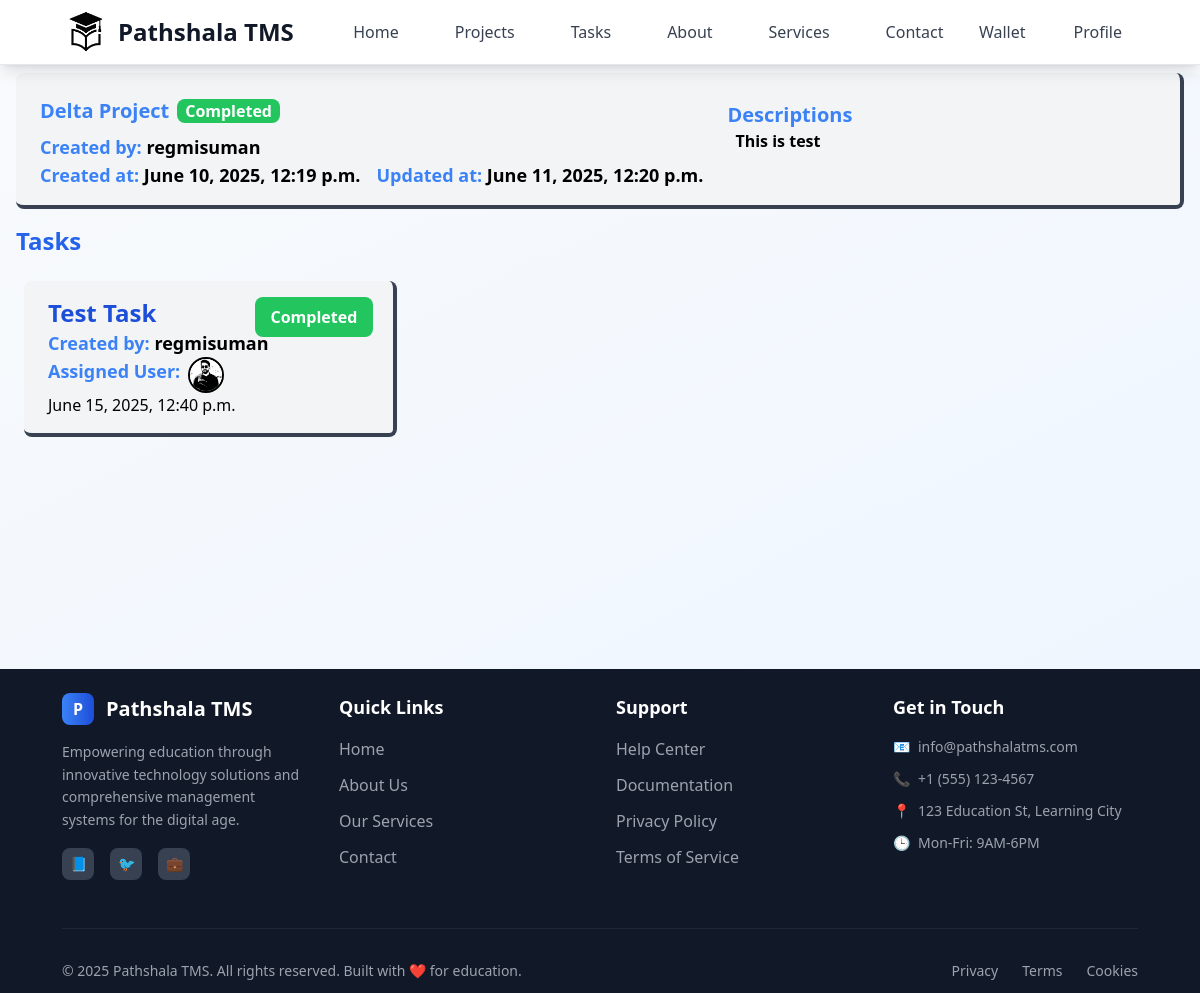
The app's page /employee/project-details/3/ (signed in), older data.
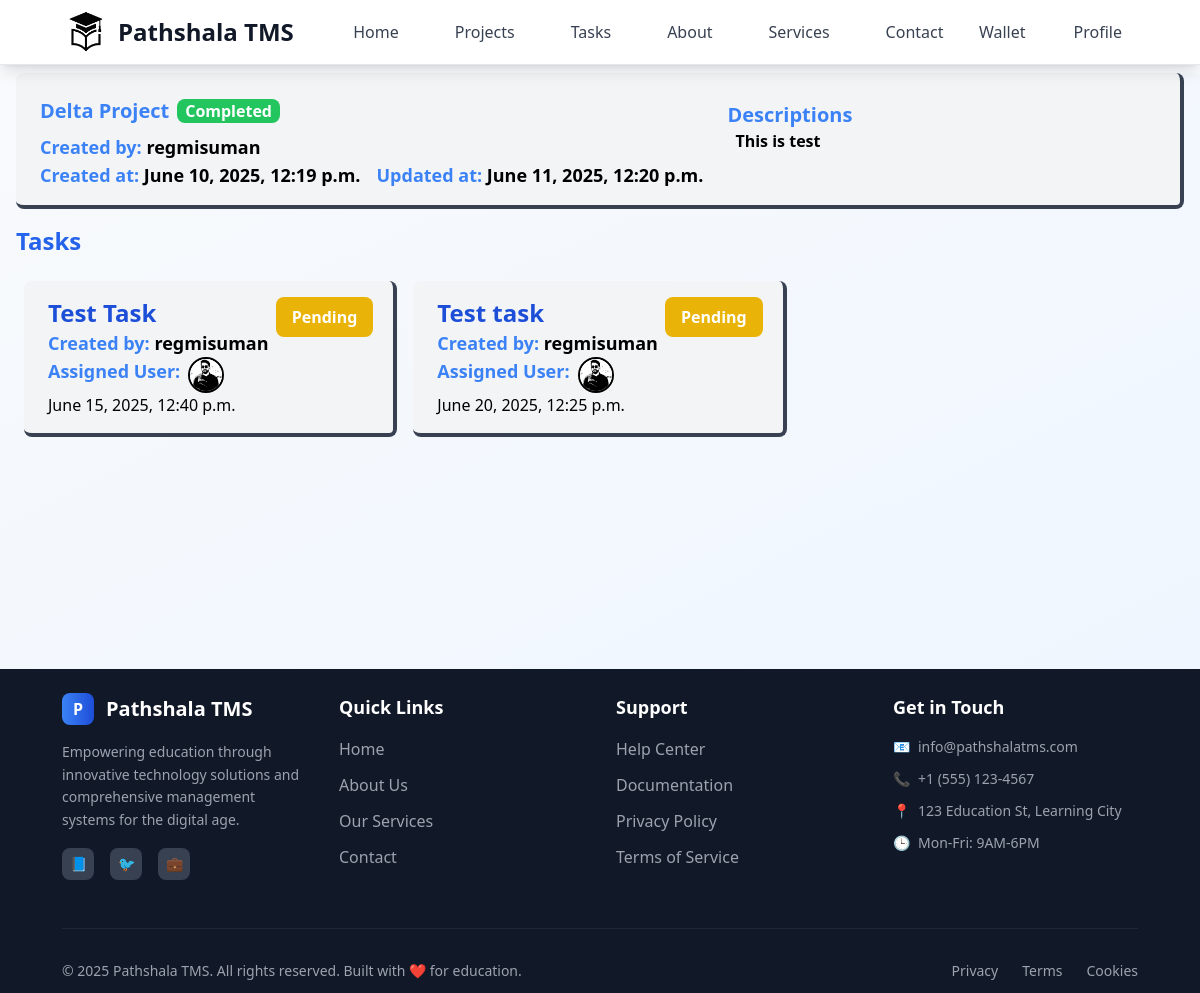
The same page, newer data.
### tasks/models.py (models this page shows)
class Task(models.Model):
    class StatusOptions(models.TextChoices):
        PENDING = "Pending", "Pending"
        IN_PROGRESS = "In Progress", "In Progress"
        COMPLETED = "Completed", "Completed"
        CANCELED = "Canceled", "Canceled"
    class TaskPriorityOptions(models.TextChoices):
        LOW = "Low", "Low"
        MEDIUM = "Medium", "Medium"
        HIGH = "High", "High"
    title = models.CharField(max_length=30)
    description = models.TextField(null=True, blank=True)
    user = models.ForeignKey(User, on_delete=models.CASCADE, related_name="tasks")
    project = models.ForeignKey(Project, on_delete=models.CASCADE)
    assigned_user = models.ForeignKey( User, on_delete=models.SET_NULL, related_name="assigned_tasks", null=True, blank=True)
    status = models.CharField(choices=StatusOptions, default=StatusOptions.PENDING, max_length=30)
    priority = models.CharField (choices=TaskPriorityOptions, default=TaskPriorityOptions.LOW, max_length=6)
    deadline = models.DateField(null=True, blank=True)
    created_at = models.DateTimeField(auto_now_add=True, editable=False)
    updated_at = models.DateTimeField(auto_now=True, editable=False)
    attachment = models.FileField(blank=True, null=True, upload_to=attachment_path)

### user/models.py (models this page shows)
class Profile(models.Model):
    class RoleOptions(models.TextChoices):
        ADMIN = 'admin', 'Admin'
        EMPLOYER = 'employer', 'Employer'
        EMPLOYEE = 'employee', 'Employee'
    class GenderOptions(models.TextChoices):
        MALE = 'male', 'Male'
        FEMALE = 'female', 'Female'
        OTHER = 'other', 'Other'
    user = models.OneToOneField(User, on_delete=models.CASCADE)
    dob = models.DateField(blank=True, null=True,)
    address = models.CharField(blank=True, null=True, max_length=100)
    phone = models.CharField(blank=True, null=True, max_length=10)
    role = models.CharField(choices=RoleOptions, default=RoleOptions.EMPLOYEE, max_length=10)
    gender = models.CharField(choices=GenderOptions, default=GenderOptions.MALE, max_length=6)
    image = models.FileField(upload_to="user_image", blank=True, null=True)

### projects/views.py (the view)
# urls.py: path("project-details/<int:id>/", employeeProjectDetails),
@login_required(login_url='/login')
def employeeProjectDetails(request, id):
    project = Project.objects.get(id=id)
    tasks = Task.objects.filter(assigned_user = request.user, project=project)
    return render(request, "pages/employee/project/project_details.html", {"project":project, "tasks":tasks})

### templates/pages/employee/project/project_details.html (shortened to what this page needs)
{% extends 'layouts/main.html' %}
{% block content %}
<div
  class="mx-4 flex space-x-6 space-y-3 relative bg-gray-100 border-b-4 border-r-4 border-gray-700 rounded-lg py-4 px-6 my-2">
  <div>
    <div class="flex gap-2">
    <div class="text-xl font-bold text-blue-500 my-2">{{ project.title }}</div>
        <span class="
        {% if project.status == 'Canceled' %} bg-red-500
        {% elif project.status == 'Completed' %} bg-green-500
        {% elif project.status == 'Pending' %} bg-yellow-500
        {% elif project.status == 'In Progress' %} bg-blue-700
        {% else %} bg-purple-500
        {% endif %}
          h-6 px-2 my-auto rounded-lg text-white font-bold">
      {{ project.status }}
    </span>
    </div>
    <div class="font-semibold text-lg">
      <span class="text-blue-500">Created by:</span> {{ project.user }}
    </div>
    <div class="flex gap-4 font-semibold text-lg">
      <div>
        <span class="text-blue-500">Created at:</span> {{ project.created_at }}
      </div>
      <div>
        <span class="text-blue-500">Updated at:</span> {{ project.updated_at }}
      </div>
    </div>
  </div>
  <div class="flex flex-col">
    <div class="font-semibold text-blue-500 text-xl">Descriptions</div>
    <div class="ms-2 font-semibold">{{ project.description }}</div>
  </div>
</div>
<div class="flex flex-col mx-2">
  <div class="flex p-2 mb-2 justify-between">
    <h1 class="text-blue-600 text-center text-2xl font-bold">Tasks</h1>
  </div>
  {% if tasks %}
  <div class="grid gap-4 grid-cols-1 md:grid-cols-2 lg:grid-cols-3 mx-4">
    {% for task in tasks %}
    <a href="/employee/task/{{task.id}}">
      <div
        class="relative bg-gray-100 hover:bg-gray-200 hover:scale-[102%] transition:ease-in-out duration-300 border-b-4 border-r-4 border-gray-700 rounded-lg py-4 px-6 my-2">
        <div>
          <div class="text-2xl font-bold text-blue-700">{{ task.title }}</div>
        </div>
        <span class="
                {% if task.status == 'Canceled' %} bg-red-500
                {% elif task.status == 'Completed' %} bg-green-500
                {% elif task.status == 'Pending' %} bg-yellow-500
                {% elif task.status == 'In Progress' %} bg-blue-700
                {% else %} bg-purple-500
                {% endif %}
                absolute top-0 right-5 z-5 px-4 py-2 rounded-lg text-white font-bold my-4">
          {{ task.status }}
        </span>
        <div class="text-lg font-semibold">
          <span class="text-blue-500">Created by: </span>{{ task.user }}
        </div>
        <div class="text-lg font-semibold flex gap-2">
          <span class="text-blue-500">Assigned User: </span>
          {%if task.assigned_user%}
          {%if task.assigned_user.profile.image%}
          <img class="h-9 w-9 border-2 border-black rounded-full" src=" /media/{{task.assigned_user.profile.image}}"
            alt="assigned user" />
          {%else%}
          <img class="h-9 w-9 border-2 border-black rounded-full" src="/media/system_image/sample_user_icon.png"
            alt="assigned user" />
          {%endif%}
          {%else%}
          <span class="mb-2">User Not assigned</span>
          {%endif%}
        </div>
        <div>{{ task.created_at }}</div>
      </div>
    </a>
    {% endfor %}
  </div>
  {% endif %}
</div>
{% endblock %}

Row changes from the older to the newer data that the page shows:
changed Task "Test Task": status "Completed" → "Pending"
added Task: title "Test task", status "Pending", user "regmisuman", assigned_user.profile.image (picture), created_at "June 20, 2025, 12:25 p.m."
